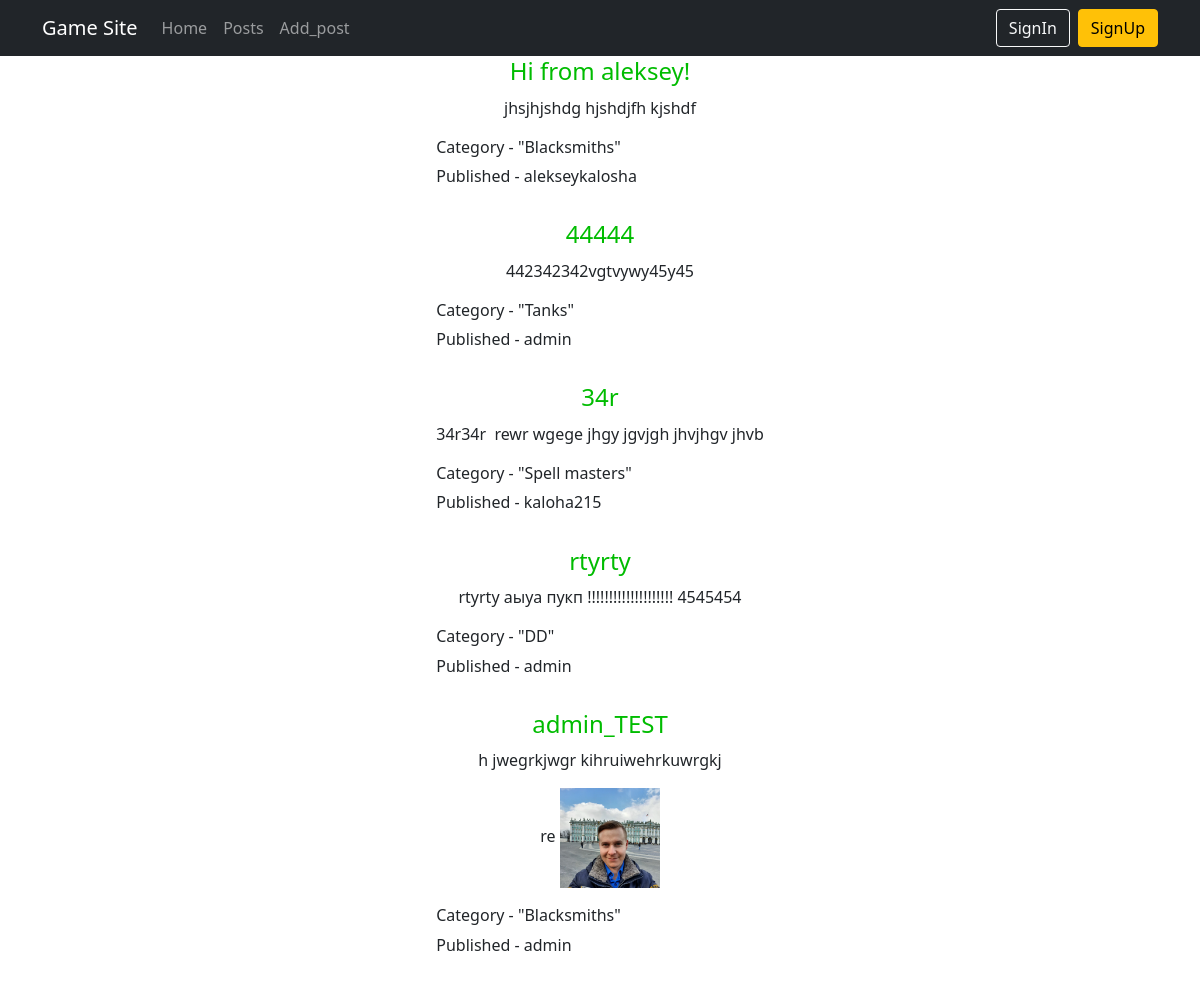
The app's page /posts/, older data.
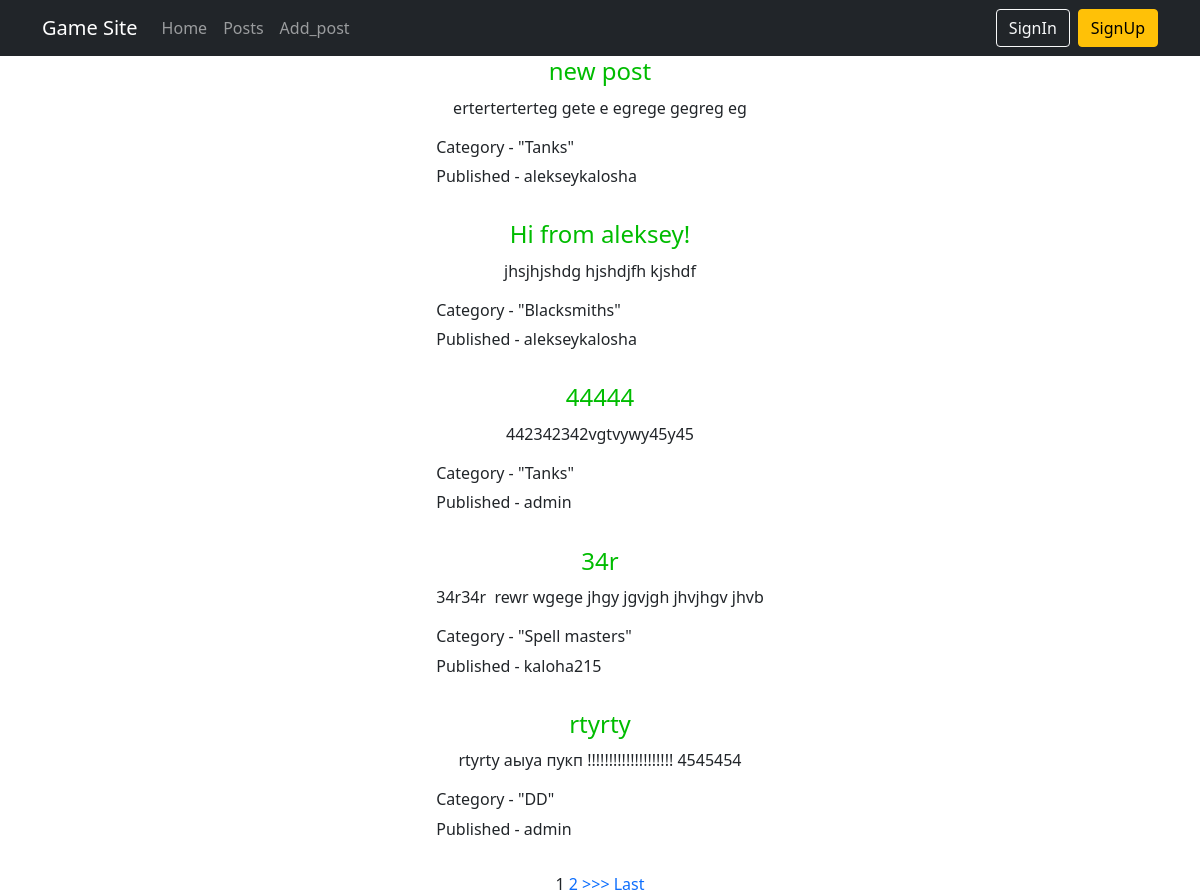
The same page, newer data.
### ads/models.py (models this page shows, shortened)
class Post(models.Model):
    TYPE = (
        ('tank', 'Tanks'),
        ('heal', 'Heals'),
        ('dd', 'DD'),
        ('buyers', 'Merchants'),
        ('gildmaster', 'Gildmasters'),
        ('quest', 'Quest'),
        ('smith', 'Blacksmiths'),
        ('tanner', 'Tanners'),
        ('potion', 'Potions'),
        ('spellmaster', 'Spell masters'),
    )
    author = models.ForeignKey(User, on_delete=models.CASCADE, default=None, blank=True)
    title = models.CharField(max_length=64, unique=True)
    category = models.CharField(max_length=16, choices=TYPE, default='tank')
    content = RichTextUploadingField(blank=True, null=True)

### ads/views.py (the view)
# urls.py: path('posts/', PostsView.as_view(), name='posts'),
class PostsView(ListView):
    model = Post
    template_name = 'ads/posts.html'
    context_object_name = 'posts'
    ordering = ['-id']
    paginate_by = 5

### templates/ads/posts.html (shortened to what this page needs)
{% extends 'index.html' %}
{% block content %}
<table align="center">
    {% for post in posts %}
    <tr>
        <td>
            <h4 align="center">
                <a href="{% url 'post_detail' post.id %}" style="color: #00bc00">{{ post.title }}</a>
            </h4>
        </td>
    </tr>
    <tr>
        <td>
            {{ post.content|safe }}
        </td>
    </tr>
    <tr>
        <td>
            <h6 align="left">
                Category - "{{ post.get_category_display }}"
            </h6>
        </td>
    </tr>
    <tr>
        <td>
            <h6 align="left">
                Published - {{ post.author }}
            </h6>
            <br>
        </td>
    </tr>
    {% endfor %}
</table>
{% if is_paginated %}
{% for num in page_obj.paginator.page_range %}
{% if page_obj.number == num %}
<a>{{ num }}</a>
{% elif num > page_obj.number|add:'-3' and num < page_obj.number|add:'3' %}
<a href="?page={{ num }}">{{ num }}</a>
{% endif %}
{% endfor %}
{% if page_obj.has_next %}
<a href="?page={{ page_obj.next_page_number }}">>>></a>
<a href="?page={{ page_obj.paginator.num_pages }}">Last</a>
{% endif %}
{% endif %}
{% endblock %}

Row changes from the older to the newer data that the page shows:
no longer on this page (row unchanged): Post: title "admin_TEST", content "h jwegrkjwgr kihruiwehrkuwrgkj re", content (picture), category "Blacksmiths", author "admin"
added Post: title "new post", content "erterterterteg gete e egrege gegreg eg", category "Tanks", author "alekseykalosha"
Text that changed along with them:
new list line: "1"
new list line: "2"
text now shown: ">>> Last"
